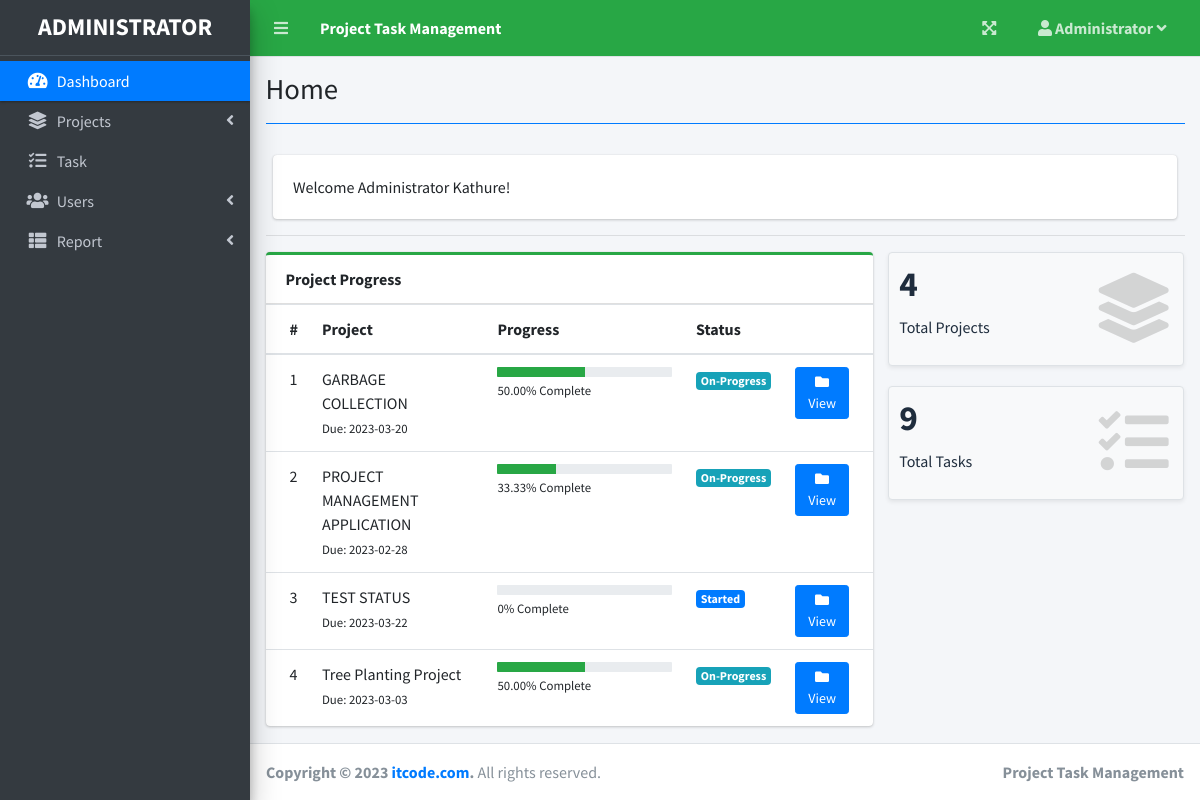
The page / (signed in) on the database its author committed.
### tables this page shows
CREATE TABLE `project_list` (
  `id` int(30) NOT NULL,
  `name` varchar(200) NOT NULL,
  `description` text NOT NULL,
  `status` tinyint(2) NOT NULL,
  `start_date` date NOT NULL,
  `end_date` date NOT NULL,
  `manager_id` int(30) NOT NULL,
  `user_ids` text NOT NULL,
  `date_created` datetime NOT NULL DEFAULT CURRENT_TIMESTAMP,
  `location` varchar(100) NOT NULL
);

### home.php (the view, shortened to what this page needs)
<?php include('db_connect.php') ?>
 <div class="col-12">
          <div class="card">
            <div class="card-body">
              Welcome <?php echo $_SESSION['login_name'] ?>!
            </div>
          </div>
  </div>
  <hr>
  <?php
     $where2 = "";
    ?>
      <div class="row">
        <div class="col-md-8">
        <div class="card card-outline card-success">
          <div class="card-header">
            <b>Project Progress</b>
          </div>
          <div class="card-body p-0">
            <div class="table-responsive">
              <table class="table m-0 table-hover">
                <colgroup>
                  <col width="5%">
                  <col width="30%">
                  <col width="35%">
                  <col width="15%">
                  <col width="15%">
                </colgroup>
                <thead>
                  <th>#</th>
                  <th>Project</th>
                  <th>Progress</th>
                  <th>Status</th>
                  <th></th>
                </thead>
                <tbody>
                <?php
                $i = 1;
                $stat = array("Pending","Started","On-Progress","On-Hold","Over Due","Completed");
                $where = "";
                $qry = $conn->query("SELECT * FROM project_list $where order by name asc");
                while($row= $qry->fetch_assoc()):;
                $tprog = $conn->query("SELECT * FROM task_list where project_id = {$row['id']}")->num_rows;
                $cprog = $conn->query("SELECT * FROM task_list where project_id = {$row['id']} and status = 3")->num_rows;
                $prog = $tprog > 0 ? ($cprog/$tprog) * 100 : 0;
                $prog = $prog > 0 ?  number_format($prog,2) : $prog;
                $prod = $conn->query("SELECT * FROM user_productivity where project_id = {$row['id']}")->num_rows;
                if($row['status'] == 0 && strtotime(date('Y-m-d')) >= strtotime($row['start_date'])):
                if($prod  > 0  || $cprog > 0)
                  $row['status'] = 2;
                else
                  $row['status'] = 1;
                elseif($row['status'] == 0 && strtotime(date('Y-m-d')) > strtotime($row['end_date'])):
                $row['status'] = 4;
                endif;
                  ?>
                  <tr>
                      <td>
                         <?php echo $i++ ?>
                      </td>
                      <td>
                          <a>
                              <?php echo ucwords($row['name']) ?>
                          </a>
                          <br>
                          <small>
                              Due: <?php echo date("Y-m-d",strtotime($row['end_date'])) ?>
                          </small>
                      </td>
                      <td class="project_progress">
                          <div class="progress progress-sm">
                              <div class="progress-bar bg-green" role="progressbar" aria-valuenow="57" aria-valuemin="0" aria-valuemax="100" style="width: <?php echo $prog ?>%">
                              </div>
                          </div>
                          <small>
                              <?php echo $prog ?>% Complete
                          </small>
                      </td>
                      <td class="project-state">
                          <?php
                            if($stat[$row['status']] =='Pending'){
                              echo "<span class='badge badge-secondary'>{$stat[$row['status']]}</span>";
                            }elseif($stat[$row['status']] =='Started'){
                              echo "<span class='badge badge-primary'>{$stat[$row['status']]}</span>";
                            }elseif($stat[$row['status']] =='On-Progress'){
                              echo "<span class='badge badge-info'>{$stat[$row['status']]}</span>";
                            }elseif($stat[$row['status']] =='On-Hold'){
                              echo "<span class='badge badge-warning'>{$stat[$row['status']]}</span>";
                            }elseif($stat[$row['status']] =='Over Due'){
                              echo "<span class='badge badge-danger'>{$stat[$row['status']]}</span>";
                            }elseif($stat[$row['status']] =='Complete'){
                              echo "<span class='badge badge-success'>{$stat[$row['status']]}</span>";
                            }
                          ?>
                      </td>
                      <td>
                        <a class="btn btn-primary btn-sm" href="./index.php?page=view_project&id=<?php echo $row['id'] ?>">
                              <i class="fas fa-folder">
                              </i>
                              View
                        </a>
                      </td>
                  </tr>
                <?php endwhile; ?>
                </tbody>
              </table>
            </div>
          </div>
        </div>
        </div>
        <div class="col-md-4">
          <div class="row">
          <div class="col-12 col-sm-6 col-md-12">
            <div class="small-box bg-light shadow-sm border">
              <div class="inner">
                <h3><?php echo $conn->query("SELECT * FROM project_list $where")->num_rows; ?></h3>
                <p>Total Projects</p>
              </div>
              <div class="icon">
                <i class="fa fa-layer-group"></i>
              </div>
            </div>
          </div>
           <div class="col-12 col-sm-6 col-md-12">
            <div class="small-box bg-light shadow-sm border">
              <div class="inner">
                <h3><?php echo $conn->query("SELECT t.*,p.name as pname,p.start_date,p.status as pstatus, p.end_date,p.id as pid FROM task_list t inner join project_list p on p.id = t.project_id $where2")->num_rows; ?></h3>
                <p>Total Tasks</p>
              </div>
              <div class="icon">
                <i class="fa fa-tasks"></i>
              </div>
            </div>
          </div>
      </div>
        </div>
      </div>

### rows shown on the page
project_list: name "GARBAGE COLLECTION", end_date "2023-03-20", prog "50.00", status "On-Progress"
project_list: name "PROJECT MANAGEMENT APPLICATION", end_date "2023-02-28", prog "33.33", manager "On-Progress"
project_list: name "TEST STATUS", end_date "2023-03-22", prog "0", status "Started"
project_list: name "Tree Planting Project", end_date "2023-03-03", prog "50.00", id "On-Progress"

### other values the page prints
$_SESSION['system']['name'] "Project Task Management"
$_SESSION['login_firstname'] "Administrator"
$title "Home"
$_SESSION['login_name'] "Administrator Kathure"
$conn->query("SELECT * FROM project_list $where")->num_rows "4"
